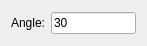
<?xml version="1.0" encoding="UTF-8"?>
<ui version="4.0">
 <class>TranslateRotate</class>
 <widget class="QWidget" name="TranslateRotate">
  <property name="geometry">
   <rect>
    <x>0</x>
    <y>0</y>
    <width>147</width>
    <height>46</height>
   </rect>
  </property>
  <layout class="QHBoxLayout">
   <item>
    <widget class="QLabel" name="AngleLabel">
     <property name="text">
      <string>Angle:</string>
     </property>
     <property name="buddy">
      <cstring>Angle</cstring>
     </property>
    </widget>
   </item>
   <item>
    <widget class="RMathLineEdit" name="Angle">
     <property name="text">
      <string notr="true">30</string>
     </property>
     <property name="angle" stdset="0">
      <bool>true</bool>
     </property>
    </widget>
   </item>
  </layout>
 </widget>
 <customwidgets>
  <customwidget>
   <class>RMathLineEdit</class>
   <extends>QLineEdit</extends>
   <header>RMathLineEdit.h</header>
  </customwidget>
 </customwidgets>
 <resources/>
 <connections/>
</ui>
